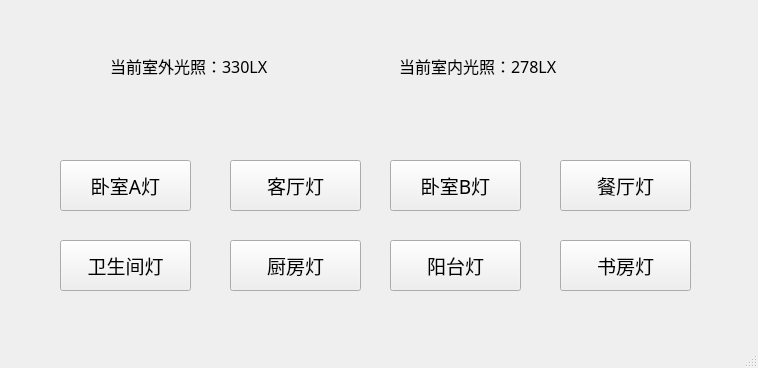
<?xml version="1.0" encoding="UTF-8"?>
<ui version="4.0">
 <class>MainWindow</class>
 <widget class="QMainWindow" name="MainWindow">
  <property name="geometry">
   <rect>
    <x>0</x>
    <y>0</y>
    <width>758</width>
    <height>368</height>
   </rect>
  </property>
  <property name="windowTitle">
   <string>家庭光照管理</string>
  </property>
  <widget class="QWidget" name="centralwidget">
   <widget class="QPushButton" name="pushButton">
    <property name="geometry">
     <rect>
      <x>60</x>
      <y>160</y>
      <width>131</width>
      <height>51</height>
     </rect>
    </property>
    <property name="font">
     <font>
      <family>A-OTF Akashi Std</family>
      <pointsize>14</pointsize>
     </font>
    </property>
    <property name="text">
     <string>卧室A灯</string>
    </property>
   </widget>
   <widget class="QPushButton" name="pushButton_2">
    <property name="geometry">
     <rect>
      <x>230</x>
      <y>160</y>
      <width>131</width>
      <height>51</height>
     </rect>
    </property>
    <property name="font">
     <font>
      <family>A-OTF Akashi Std</family>
      <pointsize>14</pointsize>
     </font>
    </property>
    <property name="text">
     <string>客厅灯</string>
    </property>
   </widget>
   <widget class="QPushButton" name="pushButton_3">
    <property name="geometry">
     <rect>
      <x>60</x>
      <y>240</y>
      <width>131</width>
      <height>51</height>
     </rect>
    </property>
    <property name="font">
     <font>
      <family>A-OTF Akashi Std</family>
      <pointsize>14</pointsize>
     </font>
    </property>
    <property name="text">
     <string>卫生间灯</string>
    </property>
   </widget>
   <widget class="QPushButton" name="pushButton_4">
    <property name="geometry">
     <rect>
      <x>230</x>
      <y>240</y>
      <width>131</width>
      <height>51</height>
     </rect>
    </property>
    <property name="font">
     <font>
      <family>A-OTF Akashi Std</family>
      <pointsize>14</pointsize>
     </font>
    </property>
    <property name="text">
     <string>厨房灯</string>
    </property>
   </widget>
   <widget class="QPushButton" name="pushButton_5">
    <property name="geometry">
     <rect>
      <x>560</x>
      <y>240</y>
      <width>131</width>
      <height>51</height>
     </rect>
    </property>
    <property name="font">
     <font>
      <family>A-OTF Akashi Std</family>
      <pointsize>14</pointsize>
     </font>
    </property>
    <property name="text">
     <string>书房灯</string>
    </property>
   </widget>
   <widget class="QPushButton" name="pushButton_6">
    <property name="geometry">
     <rect>
      <x>390</x>
      <y>160</y>
      <width>131</width>
      <height>51</height>
     </rect>
    </property>
    <property name="font">
     <font>
      <family>A-OTF Akashi Std</family>
      <pointsize>14</pointsize>
     </font>
    </property>
    <property name="text">
     <string>卧室B灯</string>
    </property>
   </widget>
   <widget class="QPushButton" name="pushButton_7">
    <property name="geometry">
     <rect>
      <x>390</x>
      <y>240</y>
      <width>131</width>
      <height>51</height>
     </rect>
    </property>
    <property name="font">
     <font>
      <family>A-OTF Akashi Std</family>
      <pointsize>14</pointsize>
     </font>
    </property>
    <property name="text">
     <string>阳台灯</string>
    </property>
   </widget>
   <widget class="QPushButton" name="pushButton_8">
    <property name="geometry">
     <rect>
      <x>560</x>
      <y>160</y>
      <width>131</width>
      <height>51</height>
     </rect>
    </property>
    <property name="font">
     <font>
      <family>A-OTF Akashi Std</family>
      <pointsize>14</pointsize>
     </font>
    </property>
    <property name="text">
     <string>餐厅灯</string>
    </property>
   </widget>
   <widget class="QWidget" name="">
    <property name="geometry">
     <rect>
      <x>110</x>
      <y>20</y>
      <width>571</width>
      <height>91</height>
     </rect>
    </property>
    <layout class="QHBoxLayout" name="horizontalLayout">
     <item>
      <widget class="QLabel" name="label">
       <property name="font">
        <font>
         <family>A-OTF Akashi Std</family>
         <pointsize>12</pointsize>
        </font>
       </property>
       <property name="text">
        <string>当前室外光照：330LX</string>
       </property>
      </widget>
     </item>
     <item>
      <widget class="QLabel" name="label_2">
       <property name="font">
        <font>
         <family>A-OTF Akashi Std</family>
         <pointsize>12</pointsize>
        </font>
       </property>
       <property name="text">
        <string>当前室内光照：278LX</string>
       </property>
      </widget>
     </item>
    </layout>
   </widget>
  </widget>
  <widget class="QMenuBar" name="menubar">
   <property name="geometry">
    <rect>
     <x>0</x>
     <y>0</y>
     <width>758</width>
     <height>22</height>
    </rect>
   </property>
  </widget>
  <widget class="QStatusBar" name="statusbar"/>
 </widget>
 <resources/>
 <connections/>
</ui>
